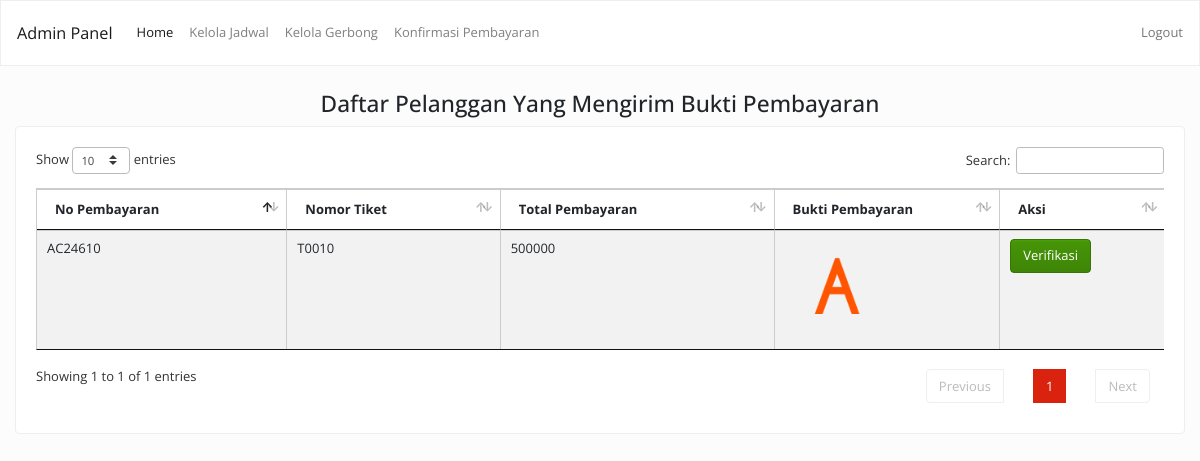
Screenshot of /index.php/admin/keHalamanKonfirPem with the database file from the repository.
### tables this page shows
CREATE TABLE `pembayaran` (
  `id` int(11) NOT NULL,
  `no_pembayaran` varchar(255) NOT NULL,
  `no_tiket` varchar(100) NOT NULL,
  `total_pembayaran` varchar(255) NOT NULL,
  `bukti` varchar(255) DEFAULT NULL,
  `status` int(11) NOT NULL
);

### application/controllers/Admin.php (called while the page is built, shortened)
<?php
class Admin extends CI_Controller {
	public function keHalamanKonfirPem(){
		$data['list']	= $this->M_Admin->getKonfirmasiPembayaran()->result();
		$this->load->view('admin/konfirmasi_pembayaran', $data);
	}
}

### index.php (called while the page is built, shortened)
<?php
require_once BASEPATH.'core/CodeIgniter.php';

### application/models/M_Admin.php (called while the page is built, shortened)
<?php
class M_Admin extends CI_Model {
	public function getKonfirmasiPembayaran(){
		$where = array(
			'status'	=> 1
		);
		return $this->db->get_where('pembayaran', $where);
	}
}

### application/views/admin/konfirmasi_pembayaran.php (the view, shortened to what this page needs)
<!DOCTYPE html>
<html>
<head>
	<link rel="stylesheet" href="<?= base_url('assets/css/bootstrap.min.css') ?>">
    <link rel="stylesheet" href="<?= base_url('assets/css/datatables.css') ?>">
	<link rel="stylesheet" href="<?= base_url('assets/css/datatables-b4.css') ?>">
</head>
<body>
	<?php include 'include/nav.php'; ?>
	<div class="container-fluid my-4">
        <h3 class="text-center">Daftar Pelanggan Yang Mengirim Bukti Pembayaran</h3>
        <div class="card">
            <div class="card-body">
                <div class="table-responsive">
                    <table class="table table-striped table-bordered datatables">
                        <thead>
                            <tr>
                                <th>No Pembayaran</th>
                                <th>Nomor Tiket</th>
                                <th>Total Pembayaran</th>
                                <th width="20%">Bukti Pembayaran</th>
                                <th>Aksi</th>
                            </tr>
                        </thead>
                        <tbody>
                            <?php foreach ($list as $li): ?>
                            <tr>
                                <td><?= $li->no_pembayaran ?></td>
                                <td><?= $li->no_tiket ?></td>
                                <td><?= $li->total_pembayaran ?></td>
                                <td>
                                    <a href="<?= base_url('assets/bukti/'.$li->bukti) ?>" target="_blank">
                                        <img width="50%" src="<?= base_url('assets/bukti/'.$li->bukti) ?>" alt="">
                                    </a>
                                </td>
                                <td>
                                    <a onclick='return confirm("Yakin Ingin Verfikasi No Pembayaran <?= $li->no_pembayaran ?> ? ")' href="<?= base_url('Verifikasi/'.$li->id) ?>" class="btn btn-success">Verifikasi</a>
                                </td>
                            </tr>
                            <?php endforeach; ?>
                        </tbody>
                    </table>
                </div>
            </div>
        </div>
	</div>
</body>
</html>

### assets/css/datatables.css (style rules this page uses)
table.dataTable { width:100%;margin:0 auto;clear:both;border-collapse:separate;border-spacing:0 }
table.dataTable thead th,table.dataTable tfoot th { font-weight:bold }
table.dataTable thead th,table.dataTable thead td { padding:10px 18px;border-bottom:1px solid #111 }
table.dataTable thead .sorting,table.dataTable thead .sorting_asc,table.dataTable thead .sorting_desc,table.dataTable thead .sorting_asc_disabled,table.dataTable thead .sorting_desc_disabled { cursor:pointer;*cursor:hand;background-repeat:no-repeat;background-position:center right }
table.dataTable thead .sorting { background-image:url("../images/sort_both.png") }
table.dataTable thead .sorting_asc { background-image:url("../images/sort_asc.png") }
table.dataTable tbody tr { background-color:#ffffff }
table.dataTable tbody th,table.dataTable tbody td { padding:8px 10px }
table.dataTable.no-footer { border-bottom:1px solid #111 }
table.dataTable,table.dataTable th,table.dataTable td { box-sizing:content-box }

### assets/css/datatables-b4.css (style rules this page uses)
table.dataTable { clear:both;margin-top:6px !important;margin-bottom:6px !important;max-width:none !important;border-collapse:separate !important;border-spacing:0 }
table.dataTable td,table.dataTable th { -webkit-box-sizing:content-box;box-sizing:content-box }
table.dataTable thead>tr>th.sorting_asc,table.dataTable thead>tr>th.sorting_desc,table.dataTable thead>tr>th.sorting,table.dataTable thead>tr>td.sorting_asc,table.dataTable thead>tr>td.sorting_desc,table.dataTable thead>tr>td.sorting { padding-right:30px }
table.dataTable thead .sorting,table.dataTable thead .sorting_asc,table.dataTable thead .sorting_desc,table.dataTable thead .sorting_asc_disabled,table.dataTable thead .sorting_desc_disabled { cursor:pointer;position:relative }
table.dataTable thead .sorting:before,table.dataTable thead .sorting:after,table.dataTable thead .sorting_asc:before,table.dataTable thead .sorting_asc:after,table.dataTable thead .sorting_desc:before,table.dataTable thead .sorting_desc:after,table.dataTable thead .sorting_asc_disabled:before,table.dataTable thead .sorting_asc_disabled:after,table.dataTable thead .sorting_desc_disabled:before,table.dataTable thead .sorting_desc_disabled:after { position:absolute;bottom:0.9em;display:block;opacity:0.3 }
table.dataTable thead .sorting:before,table.dataTable thead .sorting_asc:before,table.dataTable thead .sorting_desc:before,table.dataTable thead .sorting_asc_disabled:before,table.dataTable thead .sorting_desc_disabled:before { right:1em;content:"\2191" }
table.dataTable thead .sorting:after,table.dataTable thead .sorting_asc:after,table.dataTable thead .sorting_desc:after,table.dataTable thead .sorting_asc_disabled:after,table.dataTable thead .sorting_desc_disabled:after { right:0.5em;content:"\2193" }
table.dataTable thead .sorting_asc:before,table.dataTable thead .sorting_desc:after { opacity:1 }
table.table-bordered.dataTable th,table.table-bordered.dataTable td { border-left-width:0 }
table.table-bordered.dataTable th:last-child,table.table-bordered.dataTable th:last-child,table.table-bordered.dataTable td:last-child,table.table-bordered.dataTable td:last-child { border-right-width:0 }
table.table-bordered.dataTable tbody th,table.table-bordered.dataTable tbody td { border-bottom-width:0 }

### rows the page displays
pembayaran: no_pembayaran "AC24610", no_tiket "T0010", total_pembayaran "500000", bukti (picture)
